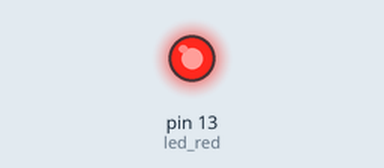
Recording of a sketch running on a simulated Arduino Uno, built with avr-gcc and run on an emulated ATmega328P. Parts: output pins drawn as LEDs (lit = HIGH).

Above: at 0.5 s.
At 13.5 s:
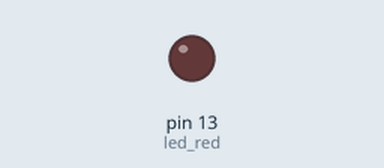
Timing chart, 0 to 15.6 s (numbered marks = the images above):
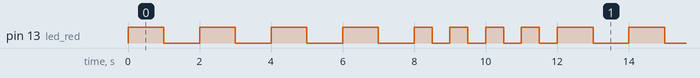

Measured:
- by itself, pin 13 (led_red): repeats every 12.0 s: 3 × (LOW 1.0 s, HIGH 1.0 s), LOW 1.0 s, 4 × (HIGH 0.50 s, LOW 0.50 s), HIGH 1.0 s
- by itself, everything shown: repeats every 12.0 s, in 16 steps

The sketch:

blinking_LED.ino
```cpp
int led_red = 13; // the red LED is connected to Pin 13 of the Arduino
void setup() {
  // set up all the LEDs as OUTPUT
  pinMode(led_red, OUTPUT);

}

void loop() {

  for(int i =0;i<4;i++){
  // turn the LED on and off for 1 second
  digitalWrite(led_red, HIGH);
  delay(1000);    // wait 1 seconds
  digitalWrite(led_red, LOW);
  delay(1000);   // wait 1 second
  }

  for(int i =0;i<4;i++){
  // turn the LED on and off for 1 second
  digitalWrite(led_red, HIGH);
  delay(500);    // wait 0.5 seconds
  digitalWrite(led_red, LOW);
  delay(500);   // wait 0.5 second
  }

}
```
